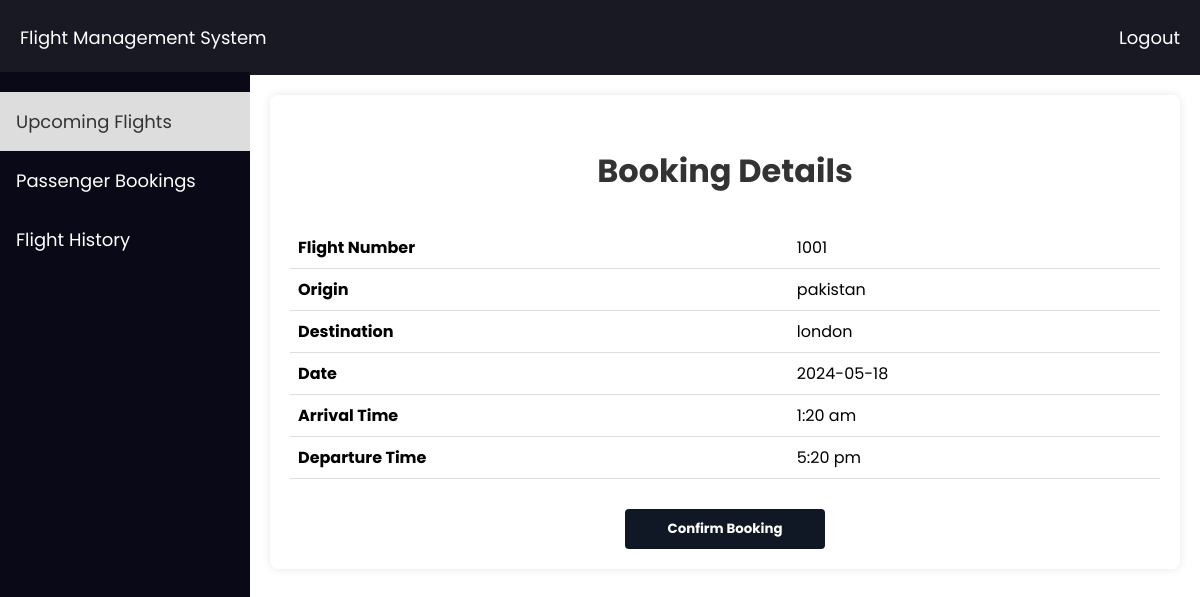
The app's page /Passengers/Booking/book_flight.php?flightnum=1001 (signed in) with its own data.
### tables this page shows
CREATE TABLE `flight` (
  `flightnum` int(11) NOT NULL,
  `origin` varchar(50) NOT NULL,
  `Intermediate` varchar(100) NOT NULL,
  `dest` varchar(50) NOT NULL,
  `date` date NOT NULL,
  `arr_time` time(6) NOT NULL,
  `dep_time` time(6) NOT NULL,
  `planeid` int(11) NOT NULL,
  `pilotid` int(11) NOT NULL,
  `crewmembers` longtext NOT NULL CHECK (json_valid(`crewmembers`)),
  `status` varchar(50) NOT NULL
);

### Passengers/Booking/book_flight.php (the view, shortened to what this page needs)
<?php
if (isset($_GET['flightnum'])) {
    $flightnum = $_GET['flightnum'];
    $servername = "localhost";
    $username = "root";
    $password = "";
    $dbname = "flight_management_system";
    $conn = new mysqli($servername, $username, $password, $dbname);
    $sql = "SELECT * FROM flight WHERE flightnum = '$flightnum'";
    $result = $conn->query($sql);
    if ($result->num_rows > 0) {
        $row = $result->fetch_assoc();
        $origin = $row['origin'];
        $dest = $row['dest'];
        $date = $row['date'];
        $arr_time = $row['arr_time'];
        $dep_time = $row['dep_time'];
    } else {
        echo "Flight not found.";
        exit();
    }
} else {
    echo "Flight ID not provided.";
    exit();
}
?>
<!DOCTYPE html>
<html lang="en">
<head>
</head>
<body>
    <div class="navbar">
        <a href="#">Flight Management System</a>
        <a href="../logout.php" style="float: right;">Logout</a>
    </div>
    <div class="sidebar">
        <a href="../dashboard.php" id='active'>Upcoming Flights</a>
        <a href="view_bookings.php">Passenger Bookings</a>
        <a href="../History/view_flight_history.php">Flight History</a>
    </div>
    <div class="content">
    <h3>Booking Details</h3>
    <table>
        <tr>
            <td><strong>Flight Number</strong></td>
            <td><?php echo $flightnum; ?></td>
        </tr>
        <tr>
            <td><strong>Origin</strong></td>
            <td><?php echo $origin; ?></td>
        </tr>
        <tr>
            <td><strong>Destination</strong></td>
            <td><?php echo $dest; ?></td>
        </tr>
        <tr>
            <td><strong>Date</strong></td>
            <td><?php echo $date; ?></td>
        </tr>
        <tr>
    <td><strong>Arrival Time</strong></td>
    <td><?php echo date("g:i a", strtotime($arr_time)); ?></td>
</tr>
<tr>
    <td><strong>Departure Time</strong></td>
    <td><?php echo date("g:i a", strtotime($dep_time)); ?></td>
</tr>
    </table>
    <div class="confirm-container">
        <form action="<?php echo htmlspecialchars($_SERVER["PHP_SELF"]) . '?flightnum=' . $flightnum; ?>" method="post">
            <input type="submit" value="Confirm Booking" class="confirm">
        </form>
    </div>
</div>
</body>
</html>

### Passengers/Booking/book_flight.php (style rules this page uses)
body { font-family: 'Poppins', sans-serif; margin: 0; padding: 0; }
.navbar { background-color: #191924; overflow: hidden; padding: 10px 0; }
.navbar a { float: left; display: block; color: white; text-align: center; padding: 14px 20px; text-decoration: none; font-size: 18px; }
.content { max-width: 1300px; margin: 20px auto; padding: 20px; background-color: #fff; border-radius: 8px; box-shadow: 0 0 10px rgba(0, 0, 0, 0.1); margin-left: 270px; margin-right: 20px; }
.sidebar { height: 100%; width: 250px; position: fixed; z-index: 1; top: 62px; left: 0; background-color: #090917; padding-top: 20px; margin-top: 10px; float: left; }
.sidebar a { display: block; color: white; padding: 16px; text-decoration: none; font-size: 18px; }
table { width: 100%; border-collapse: collapse; }
th, td { padding: 8px; text-align: left; border-bottom: 1px solid #ddd; }
h3 { color: #333; text-align: center; font-size: 32px; }
.confirm-container { display: flex; justify-content: center; margin-top: 30px; }
.confirm { background-color: #101725; color: white; padding: 10px 8px; border: none; border-radius: 4px; cursor: pointer; font-weight: bold; font-family: 'Poppins', sans-serif; width: 200px; }
#active { background-color: #ddd; color: #333; }

### records on screen
flight: origin "pakistan", dest "london", date "2024-05-18", arr_time "1:20 am", dep_time "5:20 pm"

### other values on screen
$flightnum "1001"
